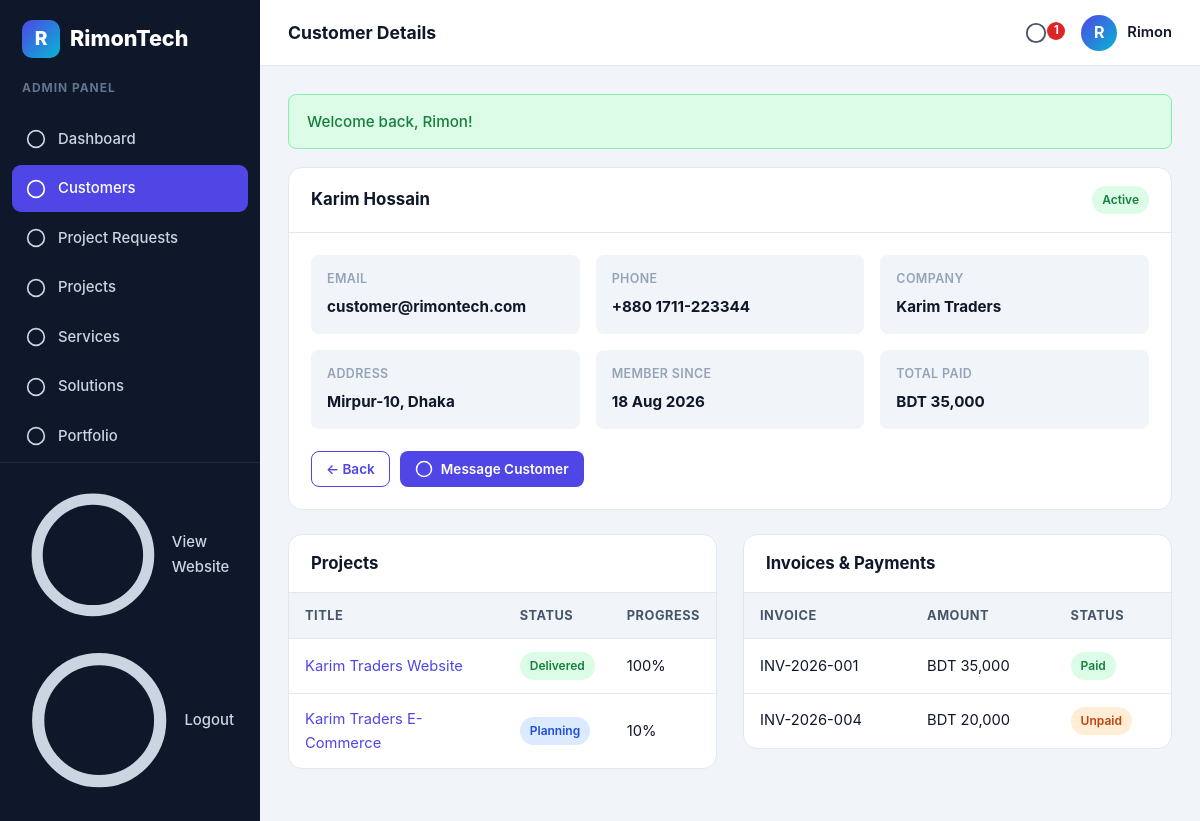
Page /admin/customer-details.php?id=1 (signed in) on the committed database.
### tables this page shows
CREATE TABLE IF NOT EXISTS customers (
    id INT UNSIGNED AUTO_INCREMENT PRIMARY KEY,
    name VARCHAR(120) NOT NULL,
    email VARCHAR(190) NOT NULL UNIQUE,
    phone VARCHAR(40) NULL,
    company VARCHAR(150) NULL,
    address VARCHAR(255) NULL,
    password VARCHAR(255) NOT NULL,
    status ENUM('active','inactive') NOT NULL DEFAULT 'active',
    created_at TIMESTAMP DEFAULT CURRENT_TIMESTAMP
);

CREATE TABLE IF NOT EXISTS projects (
    id INT UNSIGNED AUTO_INCREMENT PRIMARY KEY,
    customer_id INT UNSIGNED NOT NULL,
    title VARCHAR(150) NOT NULL,
    description TEXT NULL,
    status ENUM('planning','in_progress','review','completed','delivered') NOT NULL DEFAULT 'planning',
    progress TINYINT UNSIGNED NOT NULL DEFAULT 0,
    start_date DATE NULL,
    due_date DATE NULL,
    created_at TIMESTAMP DEFAULT CURRENT_TIMESTAMP,
    CONSTRAINT fk_projects_customer FOREIGN KEY (customer_id)
        REFERENCES customers(id) ON DELETE CASCADE
);

CREATE TABLE IF NOT EXISTS invoices (
    id INT UNSIGNED AUTO_INCREMENT PRIMARY KEY,
    customer_id INT UNSIGNED NOT NULL,
    project_id INT UNSIGNED NULL,
    invoice_no VARCHAR(60) NOT NULL UNIQUE,
    amount DECIMAL(12,2) NOT NULL DEFAULT 0,
    status ENUM('unpaid','paid','overdue','cancelled') NOT NULL DEFAULT 'unpaid',
    issue_date DATE NOT NULL,
    due_date DATE NULL,
    created_at TIMESTAMP DEFAULT CURRENT_TIMESTAMP,
    CONSTRAINT fk_invoices_customer FOREIGN KEY (customer_id)
        REFERENCES customers(id) ON DELETE CASCADE
);

### config/database.php (called while the page is built, shortened)
<?php
function db(): PDO
{
    static $pdo = null;
    if ($pdo === null) {
        $dsn = 'mysql:host=' . DB_HOST . ';dbname=' . DB_NAME . ';charset=utf8mb4';
        $pdo = new PDO($dsn, DB_USER, DB_PASS, [
            PDO::ATTR_ERRMODE => PDO::ERRMODE_EXCEPTION,
            PDO::ATTR_DEFAULT_FETCH_MODE => PDO::FETCH_ASSOC,
            PDO::ATTR_EMULATE_PREPARES => false,
        ]);
    }
    return $pdo;
}

### admin/customer-details.php (the view, shortened to what this page needs)
<?php
$pageTitle = 'Customer Details';
$activeNav = 'customers';
require_once __DIR__ . '/../includes/functions.php';
$id = (int)($_GET['id'] ?? 0);
$stmt = db()->prepare('SELECT * FROM customers WHERE id = ?');
$stmt->execute([$id]);
$customer = $stmt->fetch();
$projects = db()->prepare('SELECT * FROM projects WHERE customer_id = ? ORDER BY created_at DESC');
$projects->execute([$id]);
$customerProjects = $projects->fetchAll();
$invoices = db()->prepare('SELECT * FROM invoices WHERE customer_id = ? ORDER BY created_at DESC');
$invoices->execute([$id]);
$customerInvoices = $invoices->fetchAll();
$totalPaid = db()->prepare('SELECT IFNULL(SUM(amount),0) FROM payments WHERE customer_id = ? AND status = "completed"');
$totalPaid->execute([$id]);
$totalPaidValue = (float)$totalPaid->fetchColumn();
include __DIR__ . '/../includes/admin-header.php';
?>
<div class="panel">
  <div class="panel-head">
    <h3><?= e($customer['name']) ?></h3>
    <?= status_badge($customer['status']) ?>
  </div>
  <div class="panel-body">
    <div class="detail-grid" style="margin-bottom:22px;">
      <div class="detail-item"><span>Email</span><b><?= e($customer['email']) ?></b></div>
      <div class="detail-item"><span>Phone</span><b><?= e($customer['phone'] ?: '—') ?></b></div>
      <div class="detail-item"><span>Company</span><b><?= e($customer['company'] ?: '—') ?></b></div>
      <div class="detail-item"><span>Address</span><b><?= e($customer['address'] ?: '—') ?></b></div>
      <div class="detail-item"><span>Member Since</span><b><?= date('d M Y', strtotime($customer['created_at'])) ?></b></div>
      <div class="detail-item"><span>Total Paid</span><b><?= money($totalPaidValue) ?></b></div>
    </div>
    <div style="display:flex;gap:10px;flex-wrap:wrap;">
      <a href="<?= url('admin/customers.php') ?>" class="btn btn-sm btn-outline">&larr; Back</a>
      <a href="<?= url('admin/messages.php?customer=' . $customer['id']) ?>" class="btn btn-sm btn-primary"><?= icon('mail') ?> Message Customer</a>
    </div>
  </div>
</div>
<div class="grid-2" style="align-items:start;">
  <div class="panel">
    <div class="panel-head"><h3>Projects</h3></div>
    <div class="table-wrap">
      <table class="table">
        <thead><tr><th>Title</th><th>Status</th><th>Progress</th></tr></thead>
        <tbody>
          <?php foreach ($customerProjects as $p): ?>
            <tr>
              <td><a href="<?= url('admin/project-details.php?id=' . $p['id']) ?>"><?= e($p['title']) ?></a></td>
              <td><?= status_badge($p['status']) ?></td>
              <td><?= (int)$p['progress'] ?>%</td>
            </tr>
          <?php endforeach; ?>
        </tbody>
      </table>
    </div>
  </div>
  <div class="panel">
    <div class="panel-head"><h3>Invoices & Payments</h3></div>
    <div class="table-wrap">
      <table class="table">
        <thead><tr><th>Invoice</th><th>Amount</th><th>Status</th></tr></thead>
        <tbody>
          <?php foreach ($customerInvoices as $inv): ?>
            <tr>
              <td><?= e($inv['invoice_no']) ?></td>
              <td><?= money($inv['amount']) ?></td>
              <td><?= status_badge($inv['status']) ?></td>
            </tr>
          <?php endforeach; ?>
        </tbody>
      </table>
    </div>
  </div>
</div>
<?php include __DIR__ . '/../includes/admin-footer.php'; ?>

### includes/admin-header.php (shortened to what this page needs)
<?php
require_once __DIR__ . '/functions.php';
$admin = require_admin();
$activeNav = $activeNav ?? '';
$pageTitle = $pageTitle ?? 'Admin Dashboard';
$unread = unread_count('admin', (int)$admin['id']);
$navItems = [
    'dashboard' => ['label' => 'Dashboard', 'url' => 'admin/dashboard.php', 'icon' => 'grid'],
    'customers' => ['label' => 'Customers', 'url' => 'admin/customers.php', 'icon' => 'users'],
    'project-requests' => ['label' => 'Project Requests', 'url' => 'admin/project-requests.php', 'icon' => 'inbox'],
    'projects' => ['label' => 'Projects', 'url' => 'admin/projects.php', 'icon' => 'clipboard'],
    'services' => ['label' => 'Services', 'url' => 'admin/services.php', 'icon' => 'layers'],
    'solutions' => ['label' => 'Solutions', 'url' => 'admin/solutions.php', 'icon' => 'cpu'],
    'portfolio' => ['label' => 'Portfolio', 'url' => 'admin/portfolio.php', 'icon' => 'eye'],
    'pricing' => ['label' => 'Pricing', 'url' => 'admin/pricing.php', 'icon' => 'tag'],
    'testimonials' => ['label' => 'Testimonials', 'url' => 'admin/testimonials.php', 'icon' => 'quote'],
    'messages' => ['label' => 'Messages', 'url' => 'admin/messages.php', 'icon' => 'mail'],
    'invoices' => ['label' => 'Invoices', 'url' => 'admin/invoices.php', 'icon' => 'file'],
    'payments' => ['label' => 'Payments', 'url' => 'admin/payments.php', 'icon' => 'wallet'],
    'documents' => ['label' => 'Documents', 'url' => 'admin/documents.php', 'icon' => 'layers'],
    'downloads' => ['label' => 'Downloads', 'url' => 'admin/downloads.php', 'icon' => 'download'],
    'notifications' => ['label' => 'Notifications', 'url' => 'admin/notifications.php', 'icon' => 'bell'],
    'settings' => ['label' => 'Settings', 'url' => 'admin/settings.php', 'icon' => 'settings'],
];
?>
<!DOCTYPE html>
<html lang="en">
<head>
<link rel="stylesheet" href="<?= url('assets/css/style.css') ?>">
</head>
<body class="dashboard-body">
<div class="dashboard admin-dashboard">
  <aside class="sidebar" id="sidebar">
    <a href="<?= url('admin/dashboard.php') ?>" class="brand sidebar-brand">
      <span class="brand-mark">R</span>
      <span class="brand-text"><?= e(APP_NAME) ?></span>
    </a>
    <p class="sidebar-caption">Admin Panel</p>
    <nav class="sidebar-nav">
      <?php foreach ($navItems as $key => $item): ?>
        <?php $extra = $key === 'notifications' && $unread > 0 ? '<span class="dot-badge">' . $unread . '</span>' : ''; ?>
        <a href="<?= url($item['url']) ?>" class="sidebar-link <?= $activeNav === $key ? 'active' : '' ?>">
          <span class="sidebar-icon"><?= icon($item['icon']) ?></span>
          <?= e($item['label']) ?><?= $extra ?>
        </a>
      <?php endforeach; ?>
    </nav>
    <div class="sidebar-footer">
      <a href="<?= url('index.php') ?>" class="sidebar-link"><?= icon('eye') ?> View Website</a>
      <a href="<?= url('admin/logout.php') ?>" class="sidebar-link"><?= icon('logout') ?> Logout</a>
    </div>
  </aside>
  <div class="dashboard-main">
    <header class="topbar">
      <h1 class="topbar-title"><?= e($pageTitle) ?></h1>
      <div class="topbar-right">
        <a href="<?= url('admin/notifications.php') ?>" class="topbar-icon" title="Notifications">
          <?= icon('bell') ?>
          <?php if ($unread > 0): ?><span class="dot-badge"><?= $unread ?></span><?php endif; ?>
        </a>
        <div class="topbar-user">
          <span class="avatar"><?= e(strtoupper(substr($admin['name'], 0, 1))) ?></span>
          <span class="topbar-user-name"><?= e($admin['name']) ?></span>
        </div>
      </div>
    </header>
    <div class="dashboard-content">
      <?php flash_render(); ?>

### includes/functions.php (shortened to what this page needs)
<?php
require_once __DIR__ . '/../config/database.php';
function base_url(string $path = ''): string
{
    static $base = null;
    if ($base === null) {
        $rootFs = realpath(dirname(__DIR__));
        $docRoot = realpath($_SERVER['DOCUMENT_ROOT'] ?? $rootFs);
        $base = '/';
    }
    return $base . ltrim($path, '/');
}
function url(string $path = ''): string
{
    return base_url($path);
}
function e(?string $value): string
{
    return htmlspecialchars((string)$value, ENT_QUOTES, 'UTF-8');
}
function get_flashes(): array
{
    $flashes = $_SESSION['flash'] ?? [];
    return $flashes;
}
function flash_render(): void
{
    foreach (get_flashes() as $f) {
        $type = $f['type'] === 'error' ? 'error' : 'success';
        echo '<div class="alert alert-' . e($type) . '">' . e($f['message']) . '</div>';
    }
}
function current_admin(): ?array
{
    $stmt = db()->prepare('SELECT * FROM admins WHERE id = ?');
    $stmt->execute([$_SESSION['admin_id']]);
    return $stmt->fetch() ?: null;
}
function require_admin(): array
{
    $admin = current_admin();
    return $admin;
}
function money(float|int|string $amount): string
{
    return 'BDT ' . number_format((float)$amount, 0);
}
function unread_count(string $type, int $userId): int
{
    $stmt = db()->prepare('SELECT COUNT(*) FROM notifications WHERE user_type = ? AND user_id = ? AND is_read = 0');
    $stmt->execute([$type, $userId]);
    return (int)$stmt->fetchColumn();
}
function icon(string $name): string
{
    return $map[$name] ?? '<svg viewBox="0 0 24 24" fill="none" stroke="currentColor" stroke-width="2"><circle cx="12" cy="12" r="10"/></svg>';
}
function status_badge(string $status): string
{
    $colors = [
        'new' => 'badge-blue', 'contacted' => 'badge-purple', 'in_progress' => 'badge-orange',
        'completed' => 'badge-green', 'closed' => 'badge-gray', 'delivered' => 'badge-green',
        'planning' => 'badge-blue', 'review' => 'badge-purple', 'active' => 'badge-green',
        'inactive' => 'badge-gray', 'unpaid' => 'badge-orange', 'paid' => 'badge-green',
        'overdue' => 'badge-red', 'cancelled' => 'badge-gray', 'pending' => 'badge-orange',
        'failed' => 'badge-red', 'open' => 'badge-blue', 'answered' => 'badge-green', 'closed' => 'badge-gray',
    ];
    $color = $colors[$status] ?? 'badge-gray';
    return '<span class="badge ' . e($color) . '">' . e(ucwords(str_replace('_', ' ', $status))) . '</span>';
}

### rows in the picture
customers: name "Karim Hossain", status "Active", email "customer@rimontech.com", phone "+880 1711-223344", company "Karim Traders", address "Mirpur-10, Dhaka", created_at "18 Aug 2026"
projects: title "Karim Traders Website", status "Delivered", progress "100"
projects: title "Karim Traders E-Commerce", status "Planning", progress "10"
invoices: invoice_no "INV-2026-001", amount "BDT 35,000", status "Paid"
invoices: invoice_no "INV-2026-004", amount "BDT 20,000", status "Unpaid"

### other values in the picture
APP_NAME "RimonTech"
$item['label'] "Dashboard"
$item['label'] "Customers"
$item['label'] "Project Requests"
$item['label'] "Projects"
$item['label'] "Services"
$item['label'] "Solutions"
$item['label'] "Portfolio"
$pageTitle "Customer Details"
$unread "1"
substr($admin['name'], 0, 1) "R"
$admin['name'] "Rimon"
$f['message'] "Welcome back, Rimon!"
money($totalPaidValue) "BDT 35,000"
